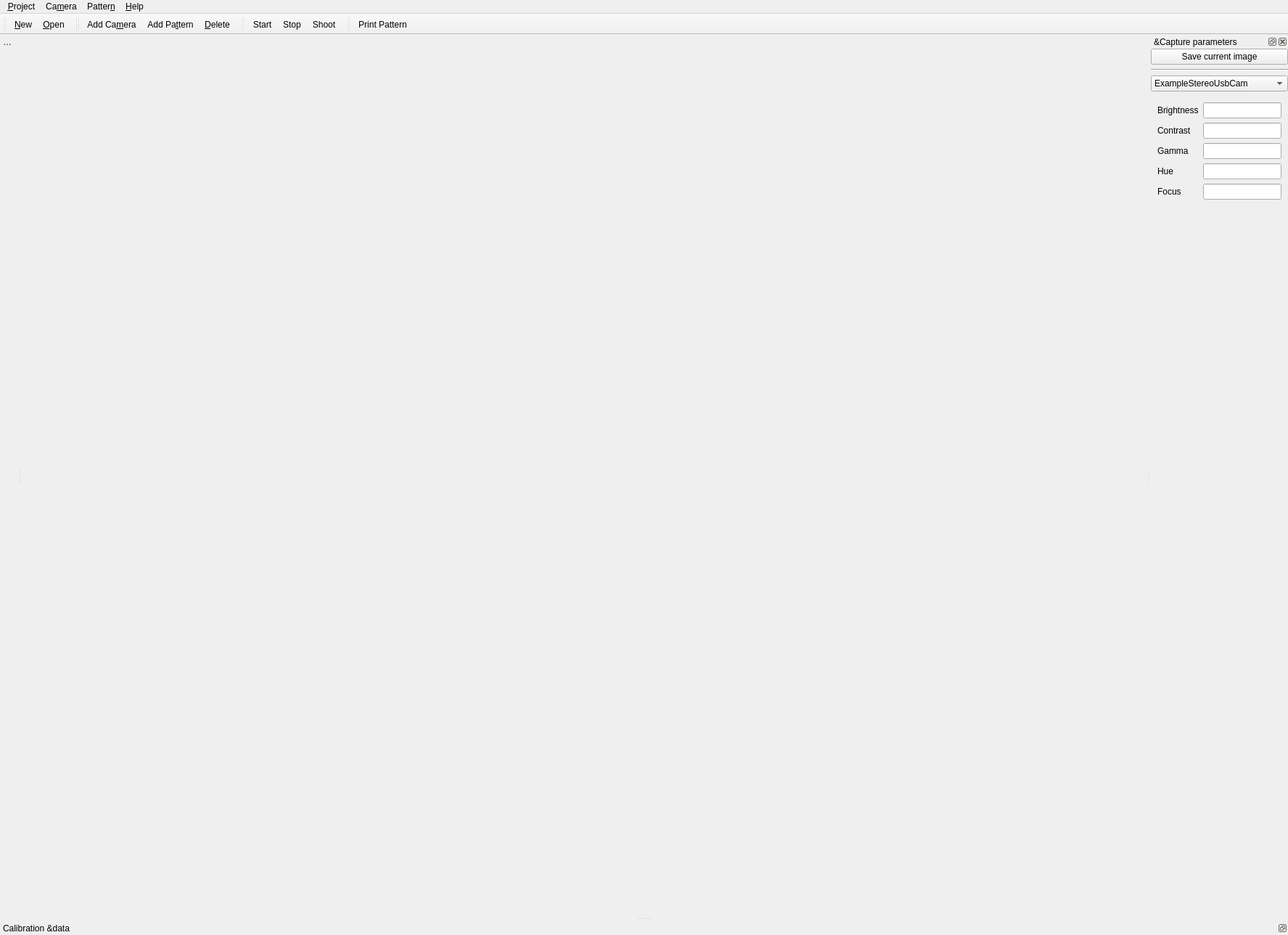
<?xml version="1.0" encoding="UTF-8"?>
<ui version="4.0">
 <class>ccs::main::MainWindow</class>
 <widget class="QMainWindow" name="ccs::main::MainWindow">
  <property name="geometry">
   <rect>
    <x>0</x>
    <y>0</y>
    <width>1775</width>
    <height>1288</height>
   </rect>
  </property>
  <property name="toolButtonStyle">
   <enum>Qt::ToolButtonTextUnderIcon</enum>
  </property>
  <property name="dockOptions">
   <set>QMainWindow::AnimatedDocks</set>
  </property>
  <widget class="ccs::main::CentralWidget" name="centralWidget"/>
  <widget class="QMenuBar" name="menuBar">
   <property name="geometry">
    <rect>
     <x>0</x>
     <y>0</y>
     <width>1775</width>
     <height>43</height>
    </rect>
   </property>
   <widget class="QMenu" name="menu_Project">
    <property name="title">
     <string>&amp;Project</string>
    </property>
    <addaction name="actionNewProject"/>
    <addaction name="actionOpenProject"/>
    <addaction name="separator"/>
    <addaction name="actionDelete"/>
    <addaction name="separator"/>
    <addaction name="actionQuit"/>
   </widget>
   <widget class="QMenu" name="menu_Help">
    <property name="title">
     <string>&amp;Help</string>
    </property>
    <addaction name="actionAbout_CameraCalibrationStudio"/>
    <addaction name="actionAboutQt"/>
   </widget>
   <widget class="QMenu" name="menu_Live_Capture">
    <property name="title">
     <string>Ca&amp;mera</string>
    </property>
    <addaction name="actionAddCamera"/>
    <addaction name="separator"/>
    <addaction name="actionLiveCaptureStart"/>
    <addaction name="actionLiveCaptureStop"/>
    <addaction name="actionLiveCaptureStopAll"/>
    <addaction name="actionLiveCaptureShoot"/>
    <addaction name="separator"/>
    <addaction name="action_Import_images"/>
   </widget>
   <widget class="QMenu" name="menuPattern">
    <property name="title">
     <string>Patter&amp;n</string>
    </property>
    <addaction name="actionAddPattern"/>
    <addaction name="separator"/>
    <addaction name="actionPrintPattern"/>
   </widget>
   <addaction name="menu_Project"/>
   <addaction name="menu_Live_Capture"/>
   <addaction name="menuPattern"/>
   <addaction name="menu_Help"/>
  </widget>
  <widget class="QToolBar" name="projectToolBar">
   <property name="windowTitle">
    <string>Project Toolbar</string>
   </property>
   <property name="floatable">
    <bool>false</bool>
   </property>
   <attribute name="toolBarArea">
    <enum>TopToolBarArea</enum>
   </attribute>
   <attribute name="toolBarBreak">
    <bool>false</bool>
   </attribute>
   <addaction name="actionNewProject"/>
   <addaction name="actionOpenProject"/>
  </widget>
  <widget class="ccs::main::ProjectTreeDockWidget" name="processTreeDockWidget">
   <property name="features">
    <set>QDockWidget::DockWidgetMovable</set>
   </property>
   <property name="allowedAreas">
    <set>Qt::LeftDockWidgetArea|Qt::RightDockWidgetArea</set>
   </property>
   <property name="windowTitle">
    <string>Pro&amp;ject Tree</string>
   </property>
   <attribute name="dockWidgetArea">
    <number>1</number>
   </attribute>
  </widget>
  <widget class="QDockWidget" name="dockWidget_6">
   <property name="features">
    <set>QDockWidget::AllDockWidgetFeatures</set>
   </property>
   <property name="allowedAreas">
    <set>Qt::LeftDockWidgetArea|Qt::RightDockWidgetArea</set>
   </property>
   <property name="windowTitle">
    <string>&amp;Capture parameters</string>
   </property>
   <attribute name="dockWidgetArea">
    <number>2</number>
   </attribute>
   <widget class="QWidget" name="dockWidgetContents_6">
    <layout class="QVBoxLayout" name="verticalLayout">
     <property name="leftMargin">
      <number>0</number>
     </property>
     <property name="topMargin">
      <number>0</number>
     </property>
     <property name="rightMargin">
      <number>0</number>
     </property>
     <property name="bottomMargin">
      <number>0</number>
     </property>
     <item>
      <widget class="QPushButton" name="pushButton_3">
       <property name="text">
        <string>Save current image</string>
       </property>
      </widget>
     </item>
     <item>
      <widget class="Line" name="line">
       <property name="orientation">
        <enum>Qt::Horizontal</enum>
       </property>
      </widget>
     </item>
     <item>
      <widget class="QComboBox" name="comboBox">
       <item>
        <property name="text">
         <string>ExampleStereoUsbCam</string>
        </property>
       </item>
      </widget>
     </item>
     <item>
      <widget class="QScrollArea" name="scrollArea">
       <property name="sizePolicy">
        <sizepolicy hsizetype="MinimumExpanding" vsizetype="Expanding">
         <horstretch>0</horstretch>
         <verstretch>0</verstretch>
        </sizepolicy>
       </property>
       <property name="frameShape">
        <enum>QFrame::NoFrame</enum>
       </property>
       <property name="horizontalScrollBarPolicy">
        <enum>Qt::ScrollBarAlwaysOff</enum>
       </property>
       <property name="sizeAdjustPolicy">
        <enum>QAbstractScrollArea::AdjustToContents</enum>
       </property>
       <property name="widgetResizable">
        <bool>true</bool>
       </property>
       <widget class="QWidget" name="scrollAreaWidgetContents">
        <property name="geometry">
         <rect>
          <x>0</x>
          <y>0</y>
          <width>450</width>
          <height>930</height>
         </rect>
        </property>
        <layout class="QGridLayout" name="gridLayout_3">
         <item row="4" column="1">
          <widget class="QLineEdit" name="lineEdit_4"/>
         </item>
         <item row="6" column="1">
          <spacer name="verticalSpacer">
           <property name="orientation">
            <enum>Qt::Vertical</enum>
           </property>
           <property name="sizeHint" stdset="0">
            <size>
             <width>20</width>
             <height>40</height>
            </size>
           </property>
          </spacer>
         </item>
         <item row="1" column="0">
          <widget class="QLabel" name="label">
           <property name="text">
            <string>Brightness</string>
           </property>
          </widget>
         </item>
         <item row="1" column="1">
          <widget class="QLineEdit" name="lineEdit"/>
         </item>
         <item row="2" column="0">
          <widget class="QLabel" name="label_2">
           <property name="text">
            <string>Contrast</string>
           </property>
          </widget>
         </item>
         <item row="5" column="1">
          <widget class="QLineEdit" name="lineEdit_5"/>
         </item>
         <item row="3" column="1">
          <widget class="QLineEdit" name="lineEdit_3"/>
         </item>
         <item row="3" column="0">
          <widget class="QLabel" name="label_3">
           <property name="text">
            <string>Gamma</string>
           </property>
          </widget>
         </item>
         <item row="4" column="0">
          <widget class="QLabel" name="label_4">
           <property name="text">
            <string>Hue</string>
           </property>
          </widget>
         </item>
         <item row="2" column="1">
          <widget class="QLineEdit" name="lineEdit_2"/>
         </item>
         <item row="5" column="0">
          <widget class="QLabel" name="label_5">
           <property name="text">
            <string>Focus</string>
           </property>
          </widget>
         </item>
        </layout>
       </widget>
      </widget>
     </item>
    </layout>
   </widget>
  </widget>
  <widget class="ccs::main::CalibrationDataDockWidget" name="calibrationDataDockWidget">
   <property name="features">
    <set>QDockWidget::DockWidgetFloatable|QDockWidget::DockWidgetMovable</set>
   </property>
   <property name="allowedAreas">
    <set>Qt::AllDockWidgetAreas</set>
   </property>
   <property name="windowTitle">
    <string>Calibration &amp;data</string>
   </property>
   <attribute name="dockWidgetArea">
    <number>8</number>
   </attribute>
  </widget>
  <widget class="QToolBar" name="editToolBar">
   <property name="windowTitle">
    <string>Edit Toolbar</string>
   </property>
   <property name="floatable">
    <bool>false</bool>
   </property>
   <attribute name="toolBarArea">
    <enum>TopToolBarArea</enum>
   </attribute>
   <attribute name="toolBarBreak">
    <bool>false</bool>
   </attribute>
   <addaction name="actionAddCamera"/>
   <addaction name="actionAddPattern"/>
   <addaction name="actionDelete"/>
  </widget>
  <widget class="QToolBar" name="liveCaptureToolBar">
   <property name="windowTitle">
    <string>Live Capture Toolbar</string>
   </property>
   <attribute name="toolBarArea">
    <enum>TopToolBarArea</enum>
   </attribute>
   <attribute name="toolBarBreak">
    <bool>false</bool>
   </attribute>
   <addaction name="actionLiveCaptureStart"/>
   <addaction name="actionLiveCaptureStop"/>
   <addaction name="actionLiveCaptureShoot"/>
  </widget>
  <widget class="QToolBar" name="patternToolBar">
   <property name="windowTitle">
    <string>Pattern Toolbar</string>
   </property>
   <attribute name="toolBarArea">
    <enum>TopToolBarArea</enum>
   </attribute>
   <attribute name="toolBarBreak">
    <bool>false</bool>
   </attribute>
   <addaction name="actionPrintPattern"/>
  </widget>
  <action name="actionNewProject">
   <property name="icon">
    <iconset theme="document-new">
     <normaloff>../../../../.designer/backup</normaloff>../../../../.designer/backup</iconset>
   </property>
   <property name="text">
    <string>Create &amp;New Project...</string>
   </property>
   <property name="iconText">
    <string>&amp;New</string>
   </property>
  </action>
  <action name="actionOpenProject">
   <property name="icon">
    <iconset theme="document-open">
     <normaloff>../../../../.designer/backup</normaloff>../../../../.designer/backup</iconset>
   </property>
   <property name="text">
    <string>&amp;Open Existing Project...</string>
   </property>
   <property name="iconText">
    <string>&amp;Open</string>
   </property>
  </action>
  <action name="actionQuit">
   <property name="icon">
    <iconset theme="application-exit">
     <normaloff>../../../../.designer/backup</normaloff>../../../../.designer/backup</iconset>
   </property>
   <property name="text">
    <string>&amp;Quit</string>
   </property>
   <property name="menuRole">
    <enum>QAction::QuitRole</enum>
   </property>
  </action>
  <action name="actionAddCamera">
   <property name="icon">
    <iconset theme="camera-web">
     <normaloff>../../../../.designer/backup</normaloff>../../../../.designer/backup</iconset>
   </property>
   <property name="text">
    <string>Add New Ca&amp;mera...</string>
   </property>
   <property name="iconText">
    <string>Add Ca&amp;mera</string>
   </property>
   <property name="menuRole">
    <enum>QAction::NoRole</enum>
   </property>
  </action>
  <action name="actionAbout_CameraCalibrationStudio">
   <property name="text">
    <string>About &amp;CameraCalibrationStudio</string>
   </property>
   <property name="menuRole">
    <enum>QAction::AboutRole</enum>
   </property>
  </action>
  <action name="actionAboutQt">
   <property name="text">
    <string>About &amp;Qt</string>
   </property>
   <property name="menuRole">
    <enum>QAction::AboutQtRole</enum>
   </property>
  </action>
  <action name="action_Capture_new_images">
   <property name="icon">
    <iconset theme="kdenlive-add-clip">
     <normaloff>../../../../.designer/backup</normaloff>../../../../.designer/backup</iconset>
   </property>
   <property name="text">
    <string>Live &amp;capture...</string>
   </property>
   <property name="menuRole">
    <enum>QAction::NoRole</enum>
   </property>
  </action>
  <action name="actionCalibrate_current_camera">
   <property name="text">
    <string>Ca&amp;librate camera</string>
   </property>
   <property name="menuRole">
    <enum>QAction::NoRole</enum>
   </property>
  </action>
  <action name="action_Import_images">
   <property name="icon">
    <iconset theme="insert-image">
     <normaloff>../../../../.designer/backup</normaloff>../../../../.designer/backup</iconset>
   </property>
   <property name="text">
    <string>&amp;Import images...</string>
   </property>
  </action>
  <action name="actionDelete">
   <property name="icon">
    <iconset theme="edit-delete">
     <normaloff>../../../../.designer/backup</normaloff>../../../../.designer/backup</iconset>
   </property>
   <property name="text">
    <string>&amp;Delete Selected Item(s)</string>
   </property>
   <property name="iconText">
    <string>&amp;Delete</string>
   </property>
  </action>
  <action name="actionAddPattern">
   <property name="icon">
    <iconset theme="preferences-desktop-personal">
     <normaloff>../../../../.designer/backup</normaloff>../../../../.designer/backup</iconset>
   </property>
   <property name="text">
    <string>Add New Calibration Pa&amp;ttern...</string>
   </property>
   <property name="iconText">
    <string>Add Pa&amp;ttern</string>
   </property>
  </action>
  <action name="actionLiveCaptureStart">
   <property name="icon">
    <iconset theme="media-playback-start">
     <normaloff>.</normaloff>.</iconset>
   </property>
   <property name="text">
    <string>&amp;Start Live Capture for Selected Camera(s)</string>
   </property>
   <property name="iconText">
    <string>Start</string>
   </property>
  </action>
  <action name="actionLiveCaptureStop">
   <property name="icon">
    <iconset theme="media-playback-stop">
     <normaloff>.</normaloff>.</iconset>
   </property>
   <property name="text">
    <string>Stop &amp;Live Capture for Selected Camera(s)</string>
   </property>
   <property name="iconText">
    <string>Stop</string>
   </property>
  </action>
  <action name="actionLiveCaptureStopAll">
   <property name="text">
    <string>Stop Live &amp;Capture for All Cameras</string>
   </property>
  </action>
  <action name="actionLiveCaptureShoot">
   <property name="icon">
    <iconset theme="camera-photo">
     <normaloff>.</normaloff>.</iconset>
   </property>
   <property name="text">
    <string>Shoot &amp;from Live Capture...</string>
   </property>
   <property name="iconText">
    <string>Shoot</string>
   </property>
  </action>
  <action name="actionPrintPattern">
   <property name="icon">
    <iconset theme="document-print">
     <normaloff>.</normaloff>.</iconset>
   </property>
   <property name="text">
    <string>&amp;Print Calibration Pattern...</string>
   </property>
   <property name="iconText">
    <string>Print Pattern</string>
   </property>
  </action>
  <zorder>dockWidget_6</zorder>
  <zorder>calibrationDataDockWidget</zorder>
 </widget>
 <customwidgets>
  <customwidget>
   <class>ccs::main::ProjectTreeDockWidget</class>
   <extends>QDockWidget</extends>
   <header>main/ProjectTreeDockWidget.h</header>
   <container>1</container>
  </customwidget>
  <customwidget>
   <class>ccs::main::CalibrationDataDockWidget</class>
   <extends>QDockWidget</extends>
   <header>main/CalibrationDataDockWidget.h</header>
   <container>1</container>
  </customwidget>
  <customwidget>
   <class>ccs::main::CentralWidget</class>
   <extends>QWidget</extends>
   <header>main/CentralWidget.h</header>
   <container>1</container>
  </customwidget>
 </customwidgets>
 <resources/>
 <connections/>
</ui>
